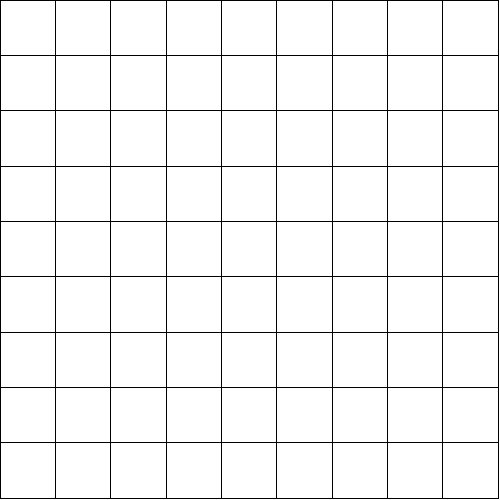
Frame 1 (no input)
Frame 60 (the mouse pressed at the canvas centre just before this capture): identical to frame 1, image omitted
Frame 120 (the mouse held since frame 60 and released just before this capture): identical to frame 1, image omitted

The Processing sketch that drew this single still picture (run headless with seeded random() and noise(); from frame 60 on, the mouse is pressed at the canvas centre):

// Processing sketch: interesting_parcel
// ── interesting_parcel.pde
float spacing, smallSpacing;
float rectX, rectY, smallX, smallY;
int ith=-1, jth=-1, boxNum=-1;
void setup() {
  size(500, 500);
  spacing=(height/3);
  smallSpacing=spacing/3;
  background(255);
}

void draw() {
  int countBox=0;
  for (int i =0; i<3; i++) {
    rectX=i*spacing;
    for (int j=0; j<3; j++) {
      rectY=j*spacing;
      square(rectX, rectY, spacing);
      for (int k=0; k<3; k++) {
        smallX=rectX+k*smallSpacing;
        for (int l =0; l<3; l++) {

          if (boxNum==countBox) {
            background(0);
          }
          //println(ith, jth, countX, countY);
          smallY=rectY+l*smallSpacing;
          square(smallX, smallY, smallSpacing);
          //background(255);
          countBox++;
        }
      }
    }
  }
}
void mouseClicked() {
  ith=int(mouseX/smallSpacing);
  jth=int(mouseY/smallSpacing);
  println(ith, jth);
  boxNum=((jth)*9)+(ith+1);
  println(boxNum);
}
